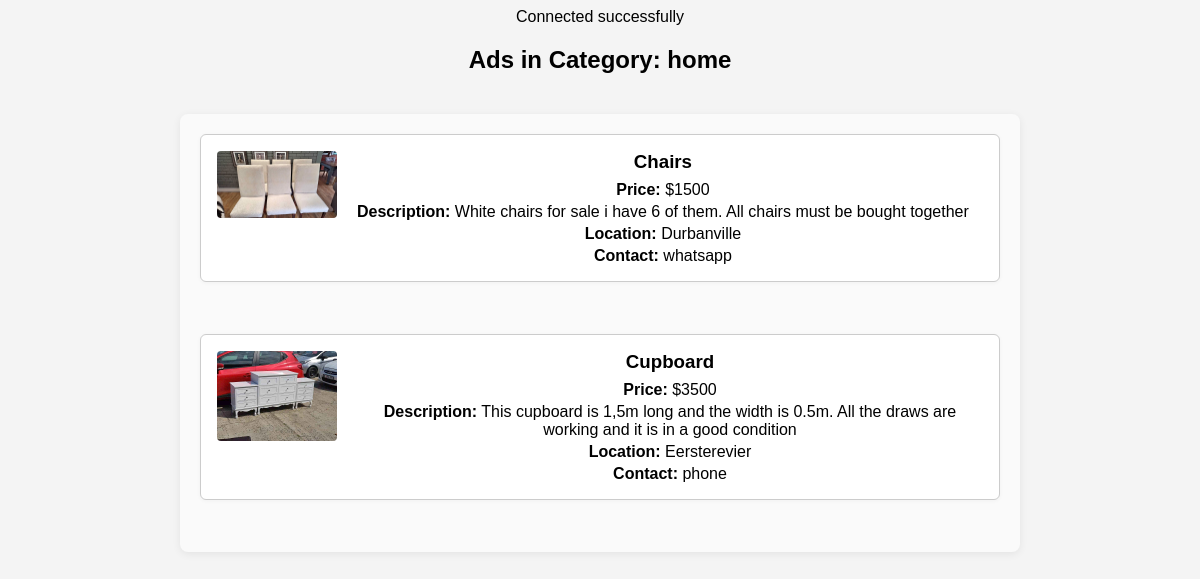
Screenshot of /view_ads.php?category=home with the database file from the repository.
### tables this page shows
CREATE TABLE `listing` (
  `listing_id` int(11) NOT NULL,
  `title` varchar(250) NOT NULL,
  `category` varchar(250) NOT NULL,
  `price` int(11) NOT NULL,
  `description` text NOT NULL,
  `imagePath` varchar(250) NOT NULL,
  `location` varchar(250) NOT NULL,
  `contact` text NOT NULL,
  `username` int(250) NOT NULL
);

### view_ads.php (the view, shortened to what this page needs)
<?php
include 'dbconn.php';
$category = isset($_GET['category']) ? $_GET['category'] : '';
$stmt = $conn->prepare("SELECT * FROM listing WHERE category = ?");
$stmt->bind_param("s", $category);
$stmt->execute();
$result = $stmt->get_result();
?>
<!DOCTYPE html>
<html>
<head>
    <link rel="stylesheet" href="styles.css">
</head>
<body>
    <h2>Ads in Category: <?php echo htmlspecialchars($category); ?></h2>
    <?php if ($result->num_rows > 0) { ?>
        <div class="ad-list" style="max-width: 800px; margin: 40px auto; padding: 20px; background: #fafafa; border-radius: 8px; box-shadow: 0 2px 8px rgba(0,0,0,0.07);">
            <?php while ($row = $result->fetch_assoc()) { ?>
                <div class="ad-item" style="display: flex; align-items: flex-start; gap: 20px; margin-bottom: 32px; padding: 16px; background: #fff; border-radius: 6px; box-shadow: 0 1px 4px rgba(0,0,0,0.04);">
                    <?php if ($row['imagePath']) { ?>
                        <img src="<?php echo htmlspecialchars($row['imagePath']); ?>" alt="Ad Image" width="120" style="border-radius: 4px; object-fit: cover;">
                    <?php } ?>
                    <div>
                        <h3 style="margin: 0 0 8px;"><?php echo htmlspecialchars($row['title']); ?></h3>
                        <p style="margin: 0 0 4px;"><strong>Price:</strong> $<?php echo htmlspecialchars($row['price']); ?></p>
                        <p style="margin: 0 0 4px;"><strong>Description:</strong> <?php echo htmlspecialchars($row['description']); ?></p>
                        <p style="margin: 0 0 4px;"><strong>Location:</strong> <?php echo htmlspecialchars($row['location']); ?></p>
                        <p style="margin: 0;"><strong>Contact:</strong> <?php echo htmlspecialchars($row['contact']); ?></p>
                    </div>
                </div>
            <?php } ?>
        </div>
    <?php } else { ?>
        <p>No ads found in this category.</p>
    <?php } ?>
</body>
</html>

### styles.css (style rules this page uses)
body { font-family: Arial, Helvetica, sans-serif; background-color: #f4f4f4; text-align: center; }
.ad-list { display: flex; flex-direction: column; gap: 20px; }
.ad-item { border: 1px solid #ccc; padding: 15px; border-radius: 8px; }

### rows the page displays
listing: imagePath (picture), title "Chairs", price "1500", description "White chairs for sale i have 6 of them. All chairs must be bought together", location "Durbanville", contact "whatsapp"
listing: imagePath (picture), title "Cupboard", price "3500", description "This cupboard is 1,5m long and the width is 0.5m. All the draws are working and it is in a good condition", location "Eersterevier", contact "phone"

### other values shown
$category "home"
